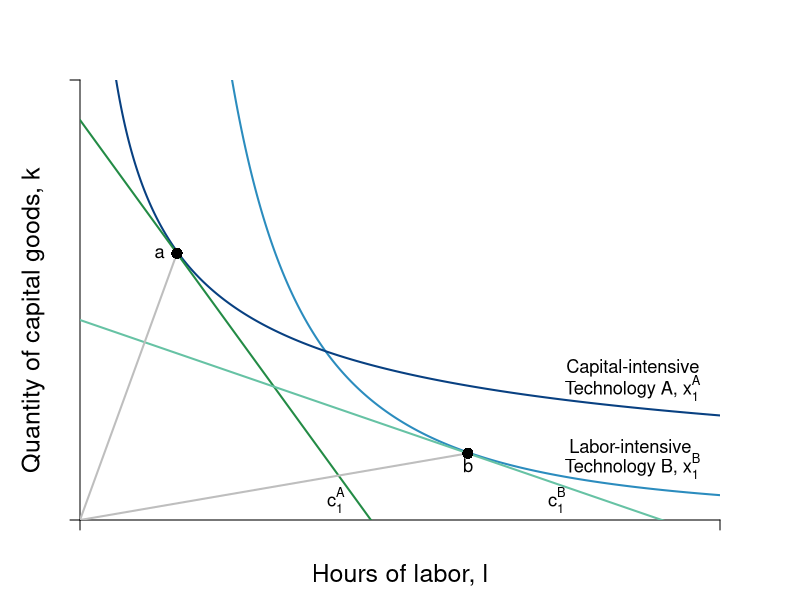

Generate this figure with R:
#Graph Designer: Simon Halliday / Scott Cohn
#Authors: Bowles and Halliday
#Title: Coordination, Conflict and Competition: A Text in Microeconomics

library(shape)
pdf(file = "firmmarketsupply/tech_intensity_cobbdouglas.pdf", width = 7, height = 7)

#Set parameters for graphics
axislabelsize <- 1.5
labelsize <- 1.1
graphlinewidth <- 2
segmentlinewidth <- 2

COL <- c("#7fc97f", "#beaed4", "#fdc086", "#ffff99", "#386cb0", "#f0027f", "#bf5b17", "#666666")
COLA <- c("#e0f3db", "#99d8c9","#66c2a4","#41ae76", "#238b45", "#005824")
COLB <- c("#c6dbef", "#4eb3d3", "#2b8cbe", "#0868ac","#084081")

#Edited the margins to cater for the larger LHS labels
par(mar =  c(4, 4, 4, 4))

isoquant <- function(l, alpha = 0.7, xbar = 4) {
  (xbar / l^alpha)^(1/(1 - alpha))
}

isocost <- function(l, m = 100, pl = 20, pk = 10){
  m/pk - (pl/pk)*l
}


xlims <- c(0, 11)
ylims <- c(0, 11)

npts <- 501 
x <- seq(xlims[1], xlims[2], length.out = npts)
y <- seq(ylims[1], ylims[2], length.out = npts) 
a <- c(2, 4, 6)

plot(0, 0, xlim = xlims, ylim = ylims, type = "n",
     xlab = expression(paste("")),
     ylab = expression(paste("")), 
     xaxt = "n", 
     yaxt = "n", 
     cex.lab = axislabelsize, 
     bty = "n", 
     xaxs="i", 
     yaxs="i"
)


# ticksy <- seq(from = 0, to = ylims[2], by = 1)
# ylabels <- seq(from = 0, to = ylims[2], by = 1)
# ticksx <- seq(from = 0, to = xlims[2], by = 1)
# xlabels <- seq(from = 0, to = xlims[2], by = 1)
ticksy <- c(ylims[1],  ylims[2])
ylabels <- c(NA, NA)
ticksx <- c(xlims[1], xlims[2])
xlabels <- c(NA, NA)

axis(1, at = ticksx, pos = 0, labels = xlabels)
axis(2, at = ticksy, pos = 0, labels = ylabels, las = 1)

npts <- 500 
xx1 <- seq(xlims[1], xlims[2], length.out = npts)
xx2 <- seq(0, xlims[2], length.out = npts)
xx3 <- seq(1.5, 2.5, length.out = npts)
xx4 <- seq(3, 5, length.out = npts)
xx5 <- seq(7, 9, length.out = npts)

#Draw the graphs
lines(xx1, isoquant(xx1, alpha = 2/3, xbar = 4.22), col = COLB[3], lwd = graphlinewidth)
lines(xx1, isoquant(xx1, alpha = 1/3, xbar = 4.22), col = COLB[5], lwd = graphlinewidth)
lines(xx1, isocost(xx1, m = 100, pk = 10, pl = 20), col = COLA[5], lwd = graphlinewidth)
lines(xx1, isocost(xx1, m = 100, pk = 20, pl = 10), col = COLA[3], lwd = graphlinewidth)

#Axis labels
mtext(expression(paste("Hours of labor, ", l)), side = 1, line = 2.5, cex = axislabelsize)
text(-0.8, 5, expression(paste("Quantity of capital goods, ", k)), xpd = TRUE, cex = axislabelsize, srt = 90) 

#Label the isoquant curves
text(9.5, 3.8, expression(paste("Capital-intensive")), cex = labelsize)
text(9.5, 3.3, expression(paste("Technology A, ", x[1]^A)), cex = labelsize)

text(9.5, 1.85, expression(paste("Labor-intensive ")), cex = labelsize)
text(9.5, 1.35, expression(paste("Technology B, ", x[1]^B)), cex = labelsize)

# text(8, 9.7, expression(paste(trs^B*(list(l,k)) > trs^A*(list(l,k)))), cex = labelsize)
# text(8, 8.8, expression(paste(frac(x[l]^B, x[k]^B) > frac(x[l]^A, x[k]^A))), cex = labelsize)
# text(8, 8, expression(paste("along the ray ", frac(k,l))), cex = labelsize)
# Arrows(7, 8.6, 3.7, 8.6, col = "black", lty = 1, lwd = 2, arr.type = "triangle", arr.lwd = 0.5)
# Arrows(8, 3.6, 8, 2.4, col = "black", lty = 1, lwd = 2, arr.type = "triangle", arr.lwd = 0.5)
# 
# text(4, 6, expression(paste(trs(l,k) == frac(4,4), phantom()==1)), cex = labelsize)
# Arrows(4, 5.6, 4, 4.4, col = "black", lty = 1, lwd = 2, arr.type = "triangle", arr.lwd = 0.5)
# 
# text(4, 8, expression(paste(trs(l,k) == frac(8,2), phantom() == 4)), cex = labelsize)
# Arrows(3.05, 8, 2.3, 8, col = "black", lty = 1, lwd = 2, arr.type = "triangle", arr.lwd = 0.5)

#Label feasible and infeasible
#text(8, 9, expression(paste(trs(l,k) == frac(x[l], x[k]), phantom() == frac(mp[l], mp[k]), phantom() == -frac(dk,dl))), cex = labelsize)
#text(3, 2.5, expression(paste("with plan ", (list(x, l, k)) )), cex = labelsize)

# text(8, 8.5, expression(paste("Production set:")), cex = labelsize)
# text(8, 8, expression(paste(x = bar(x), " feasible")), cex = labelsize)
# text(8, 7.5, expression(paste("with plan ", (list(x, l, k)) )), cex = labelsize)

#For alpha = 1/3; pl = 20; pk= 10
#pl/pk = 2
#trs =  1/3 k / 2/3 l = k/2l = 2 => k = 4l
#sub into isocost: 4l  = 100/10 - 2l => 6l = 10; l = 5/3; k = 20/3
segments(0, 0, 5/3, isoquant(l = 5/3, alpha = 1/3, xbar = 4.2) , lty = 1, col = "gray" , lwd = segmentlinewidth)
points(5/3, isoquant(l = 5/3, alpha = 1/3, xbar = 4.2), pch = 16, col = "black", cex = 1.5)
text(5/3 - 0.3, isoquant(l = 5/3, alpha = 1/3, xbar = 4.2), expression(paste(a)), cex = labelsize)

#For alpha = 2/3; pl = 10; pk = 20
#pl/pk = 2
#trs = - 2/3 k / 1/3 l = 2k/l = 1/2 => k = 1/4 l
#sub into isocost: 1/4 l  = 100/20 - 2l => 3l = 5; l = 100/15; k = 100/60
segments(0, 0, 100/15, isoquant(l = 100/15, alpha = 2/3, xbar = 4.2), lty = 1, col = "gray" , lwd = segmentlinewidth)
points(100/15, isoquant(l = 100/15, alpha = 2/3, xbar = 4.2), pch = 16, col = "black", cex = 1.5)
text(100/15, isoquant(l = 100/15, alpha = 2/3, xbar = 4.2) - 0.3, expression(paste(b)), cex = labelsize)

#Label the isocosts
text(8.2, 0.5, expression(paste(c[1]^B)), cex = labelsize)
text(4.4, 0.5, expression(paste(c[1]^A)), cex = labelsize)

dev.off()
